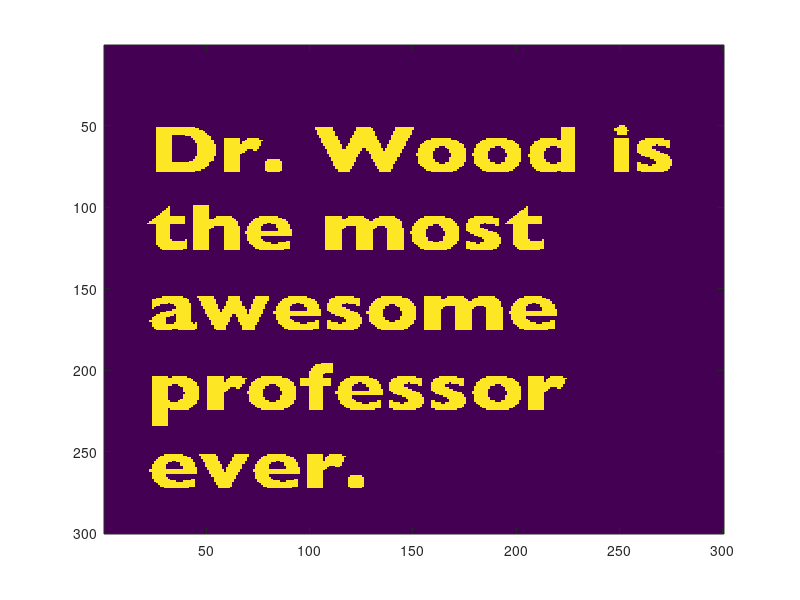
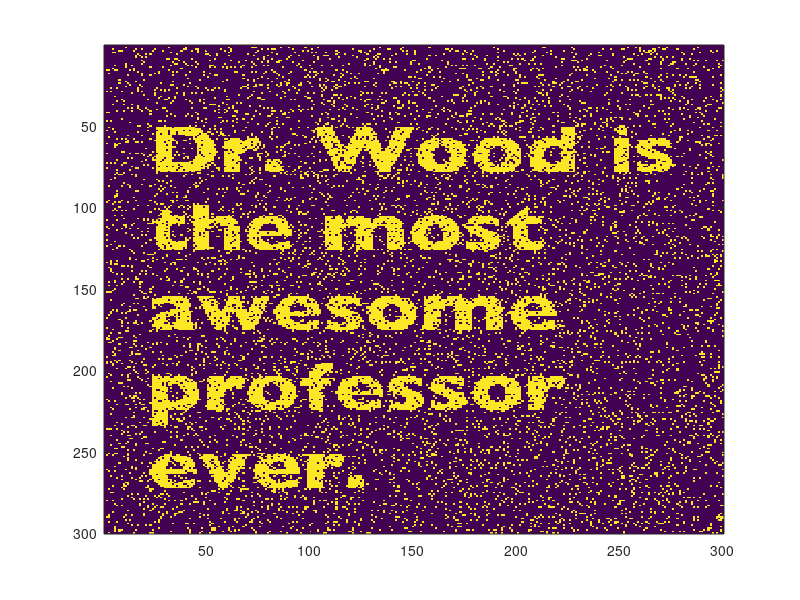

Reproduce these figures in MATLAB, in order. (Note: this script raises an error after producing the figures.)
function[n_pixels_wrong] = denoise()

load data.mat
figure(1)
imagesc(img)
figure(2)
imagesc(noisy_img)

[h beta eta] = get_parameters();

clean_img = noisy_img;

figure(3)

loops = 5;

for l = 1:loops
    for row = 1 : size(noisy_img,1)
        for col = 1 : size(noisy_img,2)
            clean_img(row, col) = local_potential(clean_img, noisy_img,row,col,h,beta,eta);    
        end
    end
    disp(['loop = ' num2str(l)]);
    imagesc(clean_img)
    drawnow
end

n_pixels_wrong = num_pixels_wrong(img, clean_img);